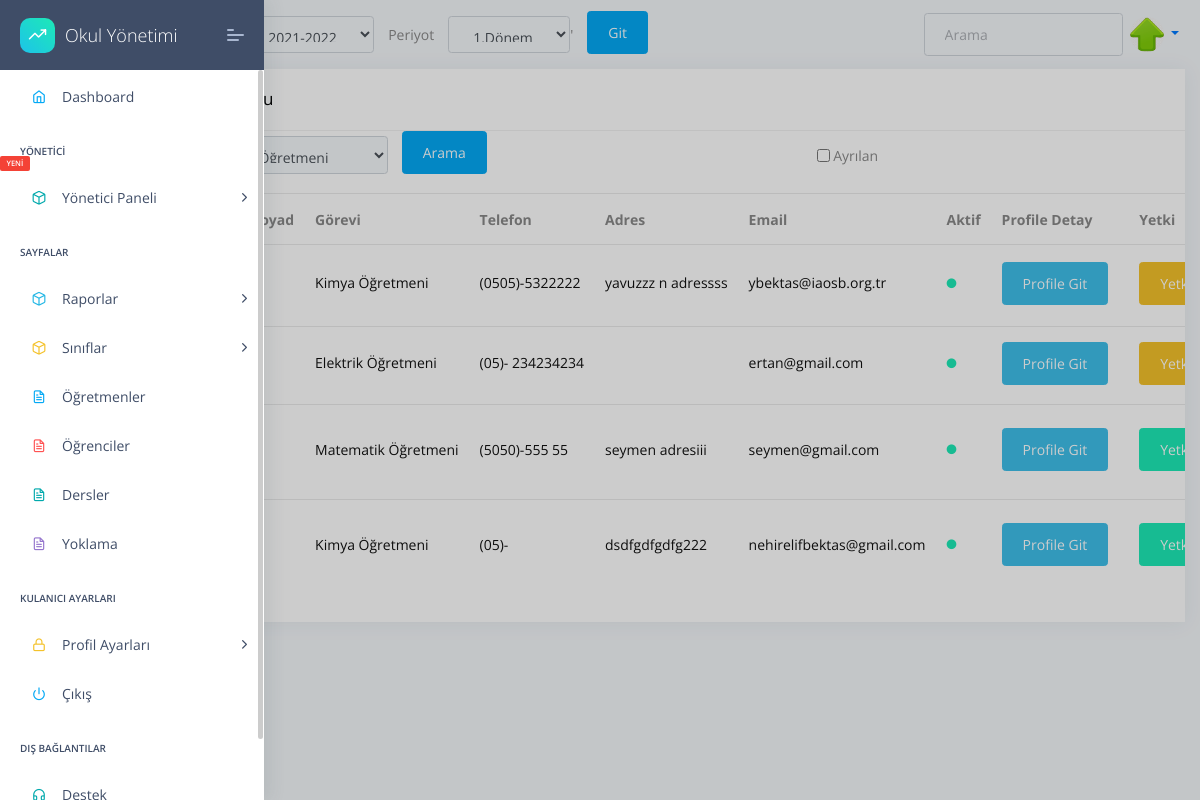
Page /usr-ogretmenler.html (signed in) on the committed database.
### apps/home/models.py (models this page shows, shortened)
class Profil(models.Model):
    user=models.OneToOneField(User,on_delete=models.CASCADE,related_name="user")
    TC=models.CharField(max_length=11,unique=True,validators=[validateEven],blank=True,null=True)# regex eklenecek, validasyon yapilacak
    image=models.ImageField(upload_to=upload_location,blank=True,null=True,default='images/person.png')
    job=models.ForeignKey(JobsTable,on_delete=models.CASCADE,unique=False,blank=True,null=True)
    phone=models.CharField(validators=[validatePhone], max_length=17, blank=True,default="05",null=True,unique=False) # regex eklenecek, validasyon yapilacak
    adress=models.TextField(max_length=100,unique=False,blank=True,null=True)
    isWorking=models.BooleanField(default=True,unique=False,blank=True,null=True)
    HESCode=models.CharField(max_length=12,unique=True,validators=[validateHesCode],blank=True,null=True)
    birthdate=models.DateField(("Doğum Tarihiniz"), auto_now=False, auto_now_add=False,unique=False,blank=True,null=True)
    sexualChoice=(('Kız','Kız'),
              ('Erkek','Erkek'),
              ('Diger','Diğer'),
    )
    gender=CharField(max_length=10 ,choices=sexualChoice,unique=False,blank=True,null=True)

class JobsTable(models.Model):
    name=models.CharField(max_length=50,default="",)
    def __str__(self):
        return self.name

### apps/home/views.py (the view)
# urls.py: path('usr-ogretmenler.html', views.profilShowList,name='kullanicilar'),
@login_required(login_url="/login/")
def profilShowList(request):
    jobs =  JobsTable.objects.all()
    jobname = request.GET.get("jobname")
    if jobname ==None or jobname =="0":
        profilList = Profil.objects.all()
    else:
        profilList = Profil.objects.filter(job__name=jobname)
    context = {
        'Kullanicilar' : profilList,
        'media_url':settings.MEDIA_URL,
        'jobs':jobs,
        'sessions':sessions,"periods":periods,'all_class_levels':all_class_levels
    }
    return render(request,'home/usr-ogretmenler.html',context)

### apps/home/models.py (called while the page is built)
    def __str__(self):
      return self.session

    def __str__(self):
      return self.period

### apps/templates/home/usr-ogretmenler.html (shortened to what this page needs)
{% extends "layouts/base.html" %}
{% block content %}
 <div class="col-xl-12 col-md-6">
    <div class="card Recent-Users">
        <div class="card-header">
            <h5>Kullanıcılar Tablosu</h5>
        </div>
        {% include  'home/filter.html' %}
        <div class="card-block px-0 py-3">
            <div class="table-responsive">
                <table class="table table-hover">
                    <thead>
                        <tr>
                        <th scope="col">Profil Resmi</th>
                          <th scope="col">Ad ve Soyad</th>
                          <th scope="col">Görevi</th>
                          <th scope="col">Telefon</th>
                          <th scope="col">Adres</th>
                          <th scope="col">Email</th>
                          <th scope="col">Aktif</th>
                          {% if user.is_staff %}
                          <th scope="col">Profile Detay</th>
                                <th scope="col">Yetki</th>
                          {% endif %}
                        </tr>
                      </thead>
                    <tbody>
                        {% for kullanici in Kullanicilar %}
                        <tr class="unread">
                            <td>
                                <a href="{% url 'users-view' kullanici.id %}">
                            </a>
                            </td>
                            <td title="Ad Soyad">
                                <a href="{% url 'users-view' kullanici.id %}">
                                <h6 class="mb-1">{{kullanici.user.first_name}} {{kullanici.last_name}}</h6>
                                </a>
                            </td>
                            <td>
                                <a href="{% url 'users-view' kullanici.id %}">
                                <h6 class="mb-1">{{kullanici.job}} </h6>
                                </a>
                            </td>
                            <td>
                                <a href="{% url 'users-view' kullanici.id %}">
                                <h6 class="mb-1">{{kullanici.phone}} </h6>
                                </a>
                            </td>
                            <td>
                                <a href="{% url 'users-view' kullanici.id %}">
                                <h6 class="mb-1">{{kullanici.adress}}</h6>
                            </a>
                            </td>
                            <td>
                                <a href="{% url 'users-view' kullanici.id %}">
                                <h6 class="mb-1">{{kullanici.user.email}} </h6>
                            </a>
                            </td>
                            <td>
                                {% if kullanici.isWorking %}
                                <h6 class="text-muted"><i class="fas fa-circle text-c-green f-10 m-r-15"></i></h6>
                                {% else %}
                                <h6 class="text-muted"><i class="fas fa-circle text-c-black f-10 m-r-15"></i></h6>
                                {% endif %}
                            </td>
                            {% if user.is_staff %}
                            <td>
                                <a href="{% url 'users-view' kullanici.id %}" class="btn btn-info">Profile Git</a>
                            </td>
                            <td>
                                {% if kullanici.user.is_staff %}
                                <button type="button" class="btn btn-warning" data-toggle="modal" data-target="#{{kullanici.user.id}}model">Yetki Kaldır</button>
                                {% else %}
                                <button type="button" class="btn btn-success" data-toggle="modal" data-target="#{{kullanici.user.id}}model">Yetki Ver</button>
                                {% endif %}
                            </td>
                            {% endif %}
                        </tr>
                       {% endfor %}
                    </tbody>
                </table>
            </div>
        </div>
    </div>
</div>
{% endblock content %}

### apps/templates/includes/navigation.html (shortened to what this page needs)
<nav  class="navbar navbar-expand-lg ">
  <div class="collapse navbar-collapse ">
  <div class="collapse navbar-collapse" id="navbarsExample03">
    <ul class="navbar-nav mr-auto">
      <li class="text-black">
        <a class="nav-link" href="#">Anasayfa<span class="sr-only">(current)</span></a>
      </li>
      <form class="form-inline my-2 my-md-0"  method="GET" >
      <li class="text-black align-middle mx-3">
        <label for="session">Dönem</label>
      </li>
      <li class="nav-item select">
        <select id="sessionID" class="form-control" name="sessionID">-->
          {% for session in sessions %}
          <option value="{{ session }}">{{ session }}</option>
          {% endfor %}
        </select>
      </li>
      <li class="text-black mx-3">
        <label for="session">Periyot</label>
      </li>
      <li class="nav-item select">
        <select id="periodID" class="form-control" name="periodID">-->
          {% for period in periods %}
          <option value="{{ period }}">{{ period }}</option>
          {% endfor %}
        </select>
      </li>'
      <button  type="submit" class="btn btn-primary mx-3" >Git</button>
    </form>
    </ul>
    <form class="form-inline my-2 my-md-0">
      <input class="form-control" type="text" placeholder="Arama">
    </form>
    <ul class="nav navbar-nav navbar-right">
      <li class="nav-item dropdown">
      <a class="nav-link dropdown-toggle" href="" id="dropdown01" data-toggle="dropdown" aria-haspopup="true" aria-expanded="false">
      {% if user.user.image.ogretmenler %}
      <img
        src="/media/{{user.user.image.ogretmenler}}"
        class="rounded-circle z-depth-0"
        alt="avatar image"
        height="35"
      />
      {% else %}
      <img
        src="/media/{{user.user.image}}"
        class="rounded-circle z-depth-0"
        alt="avatar image"
        height="35"
      >
      {% endif %}
      </a>
      </li>
    </ul>
  </div>
</div>
</nav>

### rows in the picture
Profil: job "Kimya Öğretmeni", phone "(0505)-5322222", adress "yavuzzz n adressss", user.email "ybektas@iaosb.org.tr", isWorking True (drawn)
Profil: job "Elektrik Öğretmeni", phone "(05)- 234234234", user.email "ertan@gmail.com", isWorking True (drawn)
Profil: job "Matematik Öğretmeni", phone "(5050)-555 55", adress "seymen adresiii", user.email "seymen@gmail.com", isWorking True (drawn)
Profil: job "Kimya Öğretmeni", phone "(05)-", adress "dsdfgdfgdfg222", user.email "nehirelifbektas@gmail.com", isWorking True (drawn)

### other values in the picture
form field sessionID "2021-2022"
form field periodID "1.Dönem"
form field jobname "Elektrik Öğretmeni"
